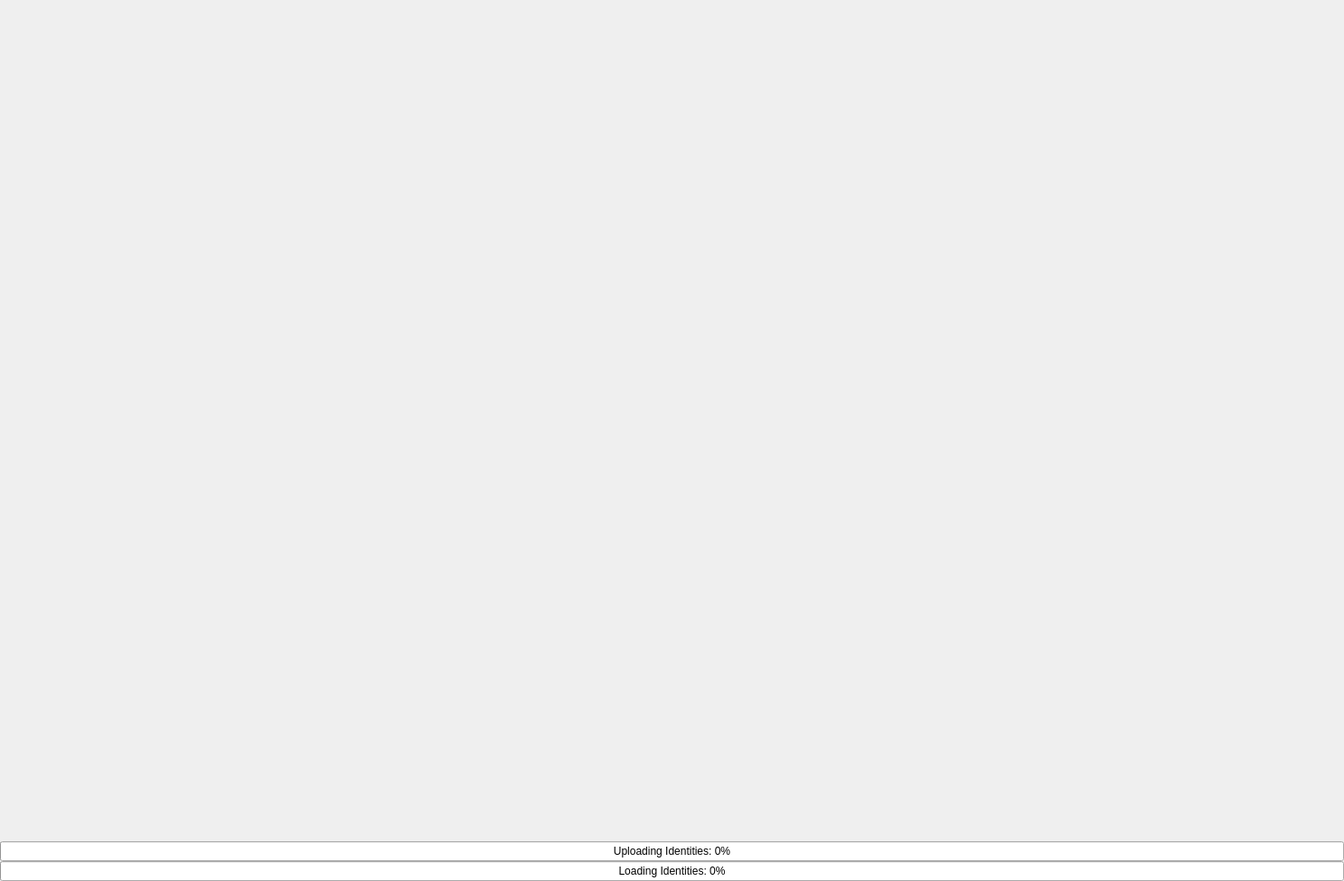
<?xml version="1.0" encoding="UTF-8"?>
<ui version="4.0">
 <class>IdentityConfiguration</class>
 <widget class="QWidget" name="IdentityConfiguration">
  <property name="geometry">
   <rect>
    <x>0</x>
    <y>0</y>
    <width>1487</width>
    <height>975</height>
   </rect>
  </property>
  <property name="windowTitle">
   <string>Identities</string>
  </property>
  <layout class="QVBoxLayout" name="verticalLayout" stretch="0,0,0">
   <property name="spacing">
    <number>0</number>
   </property>
   <property name="leftMargin">
    <number>0</number>
   </property>
   <property name="topMargin">
    <number>0</number>
   </property>
   <property name="rightMargin">
    <number>0</number>
   </property>
   <property name="bottomMargin">
    <number>0</number>
   </property>
   <item>
    <layout class="QHBoxLayout" name="main_layout" stretch="1,3,1">
     <item>
      <widget class="IdentitySearchFilter" name="identity_search_filter"/>
     </item>
     <item>
      <widget class="IdentityGridPaginator" name="identity_grid_paginator"/>
     </item>
     <item>
      <widget class="IdentityInfo" name="identity_info"/>
     </item>
    </layout>
   </item>
   <item>
    <widget class="QProgressBar" name="identity_upload_progress_bar">
     <property name="value">
      <number>0</number>
     </property>
     <property name="format">
      <string>Uploading Identities: %p%</string>
     </property>
    </widget>
   </item>
   <item>
    <widget class="QProgressBar" name="identity_load_progress_bar">
     <property name="value">
      <number>0</number>
     </property>
     <property name="format">
      <string>Loading Identities: %p%</string>
     </property>
    </widget>
   </item>
  </layout>
 </widget>
 <customwidgets>
  <customwidget>
   <class>IdentityGridPaginator</class>
   <extends>QWidget</extends>
   <header>brainframe.client.ui.main_window.activities.identity_configuration.identity_grid_paginator.identity_grid_paginator</header>
   <container>1</container>
  </customwidget>
  <customwidget>
   <class>IdentitySearchFilter</class>
   <extends>QWidget</extends>
   <header>brainframe.client.ui.main_window.activities.identity_configuration.identity_search_filter.identity_search_filter</header>
  </customwidget>
  <customwidget>
   <class>IdentityInfo</class>
   <extends>QWidget</extends>
   <header>brainframe.client.ui.main_window.activities.identity_configuration.identity_info.identity_info</header>
  </customwidget>
 </customwidgets>
 <connections>
  <connection>
   <sender>identity_search_filter</sender>
   <signal>filter_by_encoding_class_signal(QString)</signal>
   <receiver>identity_grid_paginator</receiver>
   <slot>set_encoding_class(QString)</slot>
   <hints>
    <hint type="sourcelabel">
     <x>93</x>
     <y>121</y>
    </hint>
    <hint type="destinationlabel">
     <x>428</x>
     <y>18</y>
    </hint>
   </hints>
  </connection>
  <connection>
   <sender>identity_search_filter</sender>
   <signal>filter_by_search_string_signal(QString)</signal>
   <receiver>identity_grid_paginator</receiver>
   <slot>set_search_string(QString)</slot>
   <hints>
    <hint type="sourcelabel">
     <x>125</x>
     <y>297</y>
    </hint>
    <hint type="destinationlabel">
     <x>581</x>
     <y>264</y>
    </hint>
   </hints>
  </connection>
  <connection>
   <sender>identity_grid_paginator</sender>
   <signal>identity_clicked_signal(PyQt_PyObject)</signal>
   <receiver>identity_info</receiver>
   <slot>display_identity_slot(PyQt_PyObject)</slot>
   <hints>
    <hint type="sourcelabel">
     <x>850</x>
     <y>21</y>
    </hint>
    <hint type="destinationlabel">
     <x>1235</x>
     <y>128</y>
    </hint>
   </hints>
  </connection>
 </connections>
 <slots>
  <signal>display_new_identity(PyQt_PyObject)</signal>
  <slot>show_identity_info_slot(PyQt_PyObject)</slot>
 </slots>
</ui>
